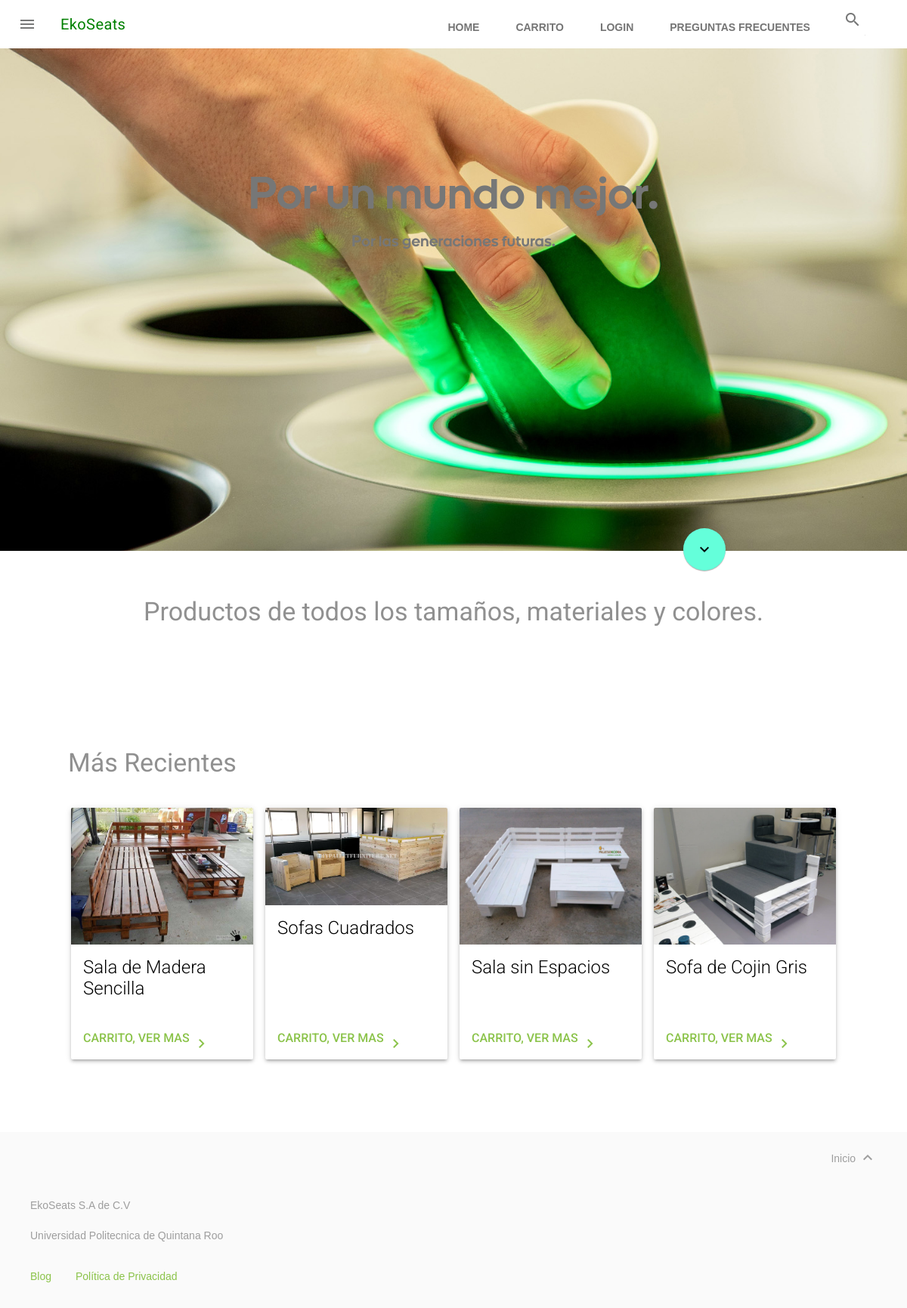
The page / on the database its author committed.
### tables this page shows
CREATE TABLE `productos` (
  `id_producto` int(11) NOT NULL,
  `nombre_producto` varchar(50) NOT NULL,
  `descripcion_producto` text NOT NULL,
  `stock_producto` int(11) NOT NULL,
  `precio_producto` decimal(10,0) NOT NULL,
  `imagenes` text NOT NULL,
  `tipo_producto` int(11) NOT NULL,
  `id_usuario` int(11) NOT NULL
);

### index.php (the view, shortened to what this page needs)
<!doctype html>
<html lang="es">
  <head>
    <link rel="stylesheet" href="https://maxcdn.bootstrapcdn.com/bootstrap/3.3.7/css/bootstrap.min.css">
    <link rel="stylesheet" href="https://maxcdn.bootstrapcdn.com/bootstrap/3.3.7/css/bootstrap-theme.min.css">
    <link rel="stylesheet" href="css/material.min.css">
    <link rel="stylesheet" href="css/styles.css">
  </head>
  <body>
    <div class="mdl-layout mdl-js-layout mdl-layout--fixed-header">
      <div class="android-header mdl-layout__header mdl-layout__header--waterfall">
        <div class="mdl-layout__header-row">
          <span class="android-title mdl-layout-title" style="color: green">
        EkoSeats
          </span>
          <div class="android-search-box mdl-textfield mdl-js-textfield mdl-textfield--expandable mdl-textfield--floating-label mdl-textfield--align-right mdl-textfield--full-width">
            <label class="mdl-button mdl-js-button mdl-button--icon" for="search-field">
              <i class="material-icons">search</i>
            </label>
          </div>
          <div class="android-navigation-container">
            <nav class="android-navigation mdl-navigation">
              <a class="mdl-navigation__link mdl-typography--text-uppercase" href="index.php">Home</a>
              <a class="mdl-navigation__link mdl-typography--text-uppercase" href="carrito.php">Carrito</a>
              <?php
              if(!isset($_SESSION['id_usuario']) || !isset($_SESSION['nombre_usuario'])){
              ?>
              <a class="mdl-navigation__link mdl-typography--text-uppercase" href="login.php">Login</a>
              <a class="mdl-navigation__link mdl-typography--text-uppercase" href="quienes_somos.php">Preguntas Frecuentes</a>
              <?php
              }
              ?>
            </nav>
          </div>
        </div>
      </div>
      <div class="android-content mdl-layout__content">
        <div class="android-be-together-section mdl-typography--text-center">
          <div class="android-font android-slogan">Por un mundo mejor.</div>
          <div class="android-font android-sub-slogan">Por las generaciones futuras.</div>
          <div class="android-font android-create-character">
          </div>
          <a href="#screens">
            <button class="android-fab mdl-button mdl-button--colored mdl-js-button mdl-button--fab mdl-js-ripple-effect">
              <i class="material-icons">expand_more</i>
            </button>
          </a>
        </div>
        <div class="android-screen-section mdl-typography--text-center">
          <div class="mdl-typography--display-1-color-contrast">Productos de todos los tamaños, materiales y colores.</div>
        </div>
        <div class="android-more-section">
          <div class="android-section-title mdl-typography--display-1-color-contrast">Más Recientes</div>
          <div class="android-card-container mdl-grid">
           <?php
                    require 'php/conexion.php';
                    $consulta = $mysqli->query("SELECT * FROM productos ORDER BY id_producto DESC");
                    $cont = 0;
                    while($resultado = mysqli_fetch_assoc($consulta)){
                    ?>
                          <div class='mdl-cell mdl-cell--3-col mdl-cell--4-col-tablet mdl-cell--4-col-phone mdl-card mdl-shadow--3dp'>
                            <div class='mdl-card__media'>
                              <img src='<?php echo $resultado['imagenes'] ?>'>
                            </div>
                            <div class='mdl-card__title'>
                              <h4 class='mdl-card__title-text'><?php echo $resultado['nombre_producto'] ?></h4>
                            </div>
                            <div class='mdl-card__supporting-text'>
                            </div>
                            <div class='mdl-card__actions'>
                              <a class='android-link mdl-button mdl-js-button mdl-typography--text-uppercase' href='detalles.php?valor= <?php echo $resultado['id_producto'] ?>' >Carrito, ver mas
                                <i class='material-icons'>chevron_right</i>
                              </a>
                            </div>
                          </div>
                  <?php
                      if($cont == 3){
                        break;
                      }
                      $cont++;
                    }
                  ?>
          </div>
        </div>
        <footer class="android-footer mdl-mega-footer">
          <div class="mdl-mega-footer--top-section">
            <div class="mdl-mega-footer--right-section">
              <a class="mdl-typography--font-light" href="#top">
                Inicio
                <i class="material-icons">expand_less</i>
              </a>
            </div>
          </div>
          <div class="mdl-mega-footer--middle-section">
            <p class="mdl-typography--font-light">EkoSeats S.A de C.V</p>
            <p class="mdl-typography--font-light">Universidad Politecnica de Quintana Roo</p>
          </div>
          <div class="mdl-mega-footer--bottom-section">
            <a class="android-link mdl-typography--font-light" href="">Blog</a>
            <a class="android-link mdl-typography--font-light" href="">Política de Privacidad</a>
          </div>
        </footer>
      </div>
    </div>
  </body>
</html>

### css/styles.css (style rules this page uses)
body { margin: 0; }
.mdl-textfield--expandable { width: auto; }
.android-fab { position: absolute; right: 20%; bottom: -26px; z-index: 3; background: #64ffda !important; color: black !important; }
.android-header { overflow: visible; background-color: white; }
.android-header .material-icons { color: #767777 !important; }
.android-header .mdl-navigation__link { color: #757575; font-weight: 700; font-size: 14px; }
.android-navigation-container { direction: rtl; -webkit-box-ordinal-group: 2; -webkit-order: 1; -ms-flex-order: 1; order: 1; width: 500px; -webkit-transition: opacity 0.2s cubic-bezier(0.4, 0, 0.2, 1), width 0.2s cubic-bezier(0.4, 0, 0.2, 1); transition: opacity 0.2s cubic-bezier(0.4, 0, 0.2, 1), width 0.2s cubic-bezier(0.4, 0, 0.2, 1); }
.android-navigation { direction: ltr; -webkit-box-pack: end; -webkit-justify-content: flex-end; -ms-flex-pack: end; justify-content: flex-end; width: 800px; }
.android-navigation .mdl-navigation__link { display: inline-block; height: 60px; line-height: 68px; background-color: transparent !important; border-bottom: 4px solid transparent; }
.android-search-box { -webkit-box-ordinal-group: 3; -webkit-order: 2; -ms-flex-order: 2; order: 2; margin-left: 16px; margin-right: 16px; }
.android-be-together-section { position: relative; height: auto; width: auto; background-color: #f3f3f3; background: url('../images/RECICLAR7.jpg') center 30% no-repeat; background-size: cover; }
.android-font { font-family: 'And Black', 'Helvetica', 'Arial', sans-serif; line-height: 1; color: #767777; font-weight: 300; }
.android-slogan { font-size: 60px; padding-top: 160px; }
.android-sub-slogan { font-size: 21px; padding-top: 24px; }
.android-create-character { font-size: 21px; padding-top: 400px; }
.android-screen-section { position: relative; padding-top: 60px; padding-bottom: 80px; }
.android-link { text-decoration: none; color: #8bc34a !important; }
.android-link .material-icons { position: relative; top: 6px; }
.android-more-section { padding: 80px 0; max-width: 1044px; margin-left: auto; margin-right: auto; }
.android-more-section .android-section-title { margin-left: 12px; padding-bottom: 24px; }
.android-card-container .mdl-card__media { overflow: hidden; background: transparent; }
.android-card-container .mdl-card__media img { width: 100%; }
.android-card-container .mdl-card__title { background: transparent; height: auto; }
.android-card-container .mdl-card__title-text { color: black; height: auto; }
.android-card-container .mdl-card__supporting-text { height: auto; color: black; padding-bottom: 48px; }
.android-card-container .mdl-card__actions { position: absolute; bottom: 0; }
.android-card-container .mdl-card__actions a { border-top: none; line-height: 32px; font-size: 16px; }
.android-footer { background-color: #fafafa; position: relative; }
.android-footer .mdl-mega-footer--top-section::after { border-bottom: none; }
.android-footer .mdl-mega-footer--middle-section::after { border-bottom: none; }
.android-footer .mdl-mega-footer--bottom-section { position: relative; }
.android-footer .mdl-mega-footer--bottom-section a { margin-right: 2em; }
.android-footer .mdl-mega-footer--right-section a .material-icons { position: relative; top: 6px; }

### rows shown on the page
productos: imagenes (picture), nombre_producto "Sala de Madera Sencilla"
productos: imagenes (picture), nombre_producto "Sofas Cuadrados"
productos: imagenes (picture), nombre_producto "Sala sin Espacios"
productos: imagenes (picture), nombre_producto "Sofa de Cojin Gris"
